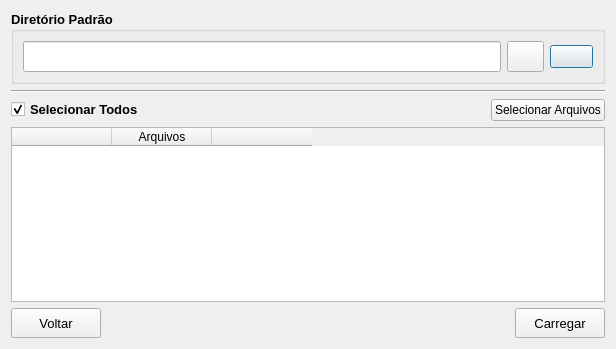
<?xml version="1.0" encoding="UTF-8"?>
<ui version="4.0">
 <class>DImportarArquivos</class>
 <widget class="QDialog" name="DImportarArquivos">
  <property name="geometry">
   <rect>
    <x>0</x>
    <y>0</y>
    <width>616</width>
    <height>349</height>
   </rect>
  </property>
  <property name="windowTitle">
   <string>Importar Arquivos</string>
  </property>
  <property name="windowIcon">
   <iconset resource="auditoriafiscal.qrc">
    <normaloff>:/imagens/infraestrutura/recursos/imagens/sped.png</normaloff>:/imagens/infraestrutura/recursos/imagens/sped.png</iconset>
  </property>
  <layout class="QGridLayout" name="gridLayout_4">
   <item row="0" column="0">
    <widget class="QGroupBox" name="groupBox">
     <property name="font">
      <font>
       <pointsize>10</pointsize>
       <weight>75</weight>
       <bold>true</bold>
      </font>
     </property>
     <property name="title">
      <string>Diretório Padrão</string>
     </property>
     <layout class="QGridLayout" name="gridLayout">
      <item row="0" column="0">
       <widget class="QLineEdit" name="leDiretorioPadrao">
        <property name="minimumSize">
         <size>
          <width>0</width>
          <height>31</height>
         </size>
        </property>
       </widget>
      </item>
      <item row="0" column="2">
       <widget class="QPushButton" name="pbSelecionarDiretorioPadrao">
        <property name="toolTip">
         <string>Clique &lt;b&gt;aqui&lt;/b&gt; para selecionar o diretório padrão.</string>
        </property>
        <property name="text">
         <string/>
        </property>
        <property name="icon">
         <iconset resource="auditoriafiscal.qrc">
          <normaloff>:/imagens/infraestrutura/recursos/imagens/open.png</normaloff>:/imagens/infraestrutura/recursos/imagens/open.png</iconset>
        </property>
        <property name="iconSize">
         <size>
          <width>25</width>
          <height>25</height>
         </size>
        </property>
       </widget>
      </item>
      <item row="0" column="1">
       <widget class="QPushButton" name="pbLimpar">
        <property name="minimumSize">
         <size>
          <width>37</width>
          <height>31</height>
         </size>
        </property>
        <property name="maximumSize">
         <size>
          <width>37</width>
          <height>31</height>
         </size>
        </property>
        <property name="toolTip">
         <string>Clique &lt;b&gt;aqui&lt;/b&gt; para &lt;b&gt;limpar&lt;/b&gt; o diretório padrão.</string>
        </property>
        <property name="text">
         <string/>
        </property>
        <property name="icon">
         <iconset resource="auditoriafiscal.qrc">
          <normaloff>:/imagens/infraestrutura/recursos/imagens/limpar.png</normaloff>:/imagens/infraestrutura/recursos/imagens/limpar.png</iconset>
        </property>
        <property name="iconSize">
         <size>
          <width>25</width>
          <height>25</height>
         </size>
        </property>
       </widget>
      </item>
     </layout>
    </widget>
   </item>
   <item row="1" column="0">
    <widget class="Line" name="line">
     <property name="orientation">
      <enum>Qt::Horizontal</enum>
     </property>
    </widget>
   </item>
   <item row="2" column="0">
    <layout class="QGridLayout" name="gridLayout_3">
     <item row="0" column="2">
      <widget class="QPushButton" name="pbSelecionarArquivos">
       <property name="text">
        <string>Selecionar Arquivos</string>
       </property>
       <property name="icon">
        <iconset resource="auditoriafiscal.qrc">
         <normaloff>:/imagens/infraestrutura/recursos/imagens/icon-visualizar.png</normaloff>:/imagens/infraestrutura/recursos/imagens/icon-visualizar.png</iconset>
       </property>
      </widget>
     </item>
     <item row="1" column="0" colspan="3">
      <widget class="QTableWidget" name="tbwArquivos">
       <attribute name="verticalHeaderVisible">
        <bool>false</bool>
       </attribute>
       <column>
        <property name="text">
         <string/>
        </property>
       </column>
       <column>
        <property name="text">
         <string>Arquivos</string>
        </property>
        <property name="textAlignment">
         <set>AlignCenter</set>
        </property>
       </column>
       <column>
        <property name="text">
         <string/>
        </property>
       </column>
      </widget>
     </item>
     <item row="0" column="1">
      <spacer name="horizontalSpacer_2">
       <property name="orientation">
        <enum>Qt::Horizontal</enum>
       </property>
       <property name="sizeHint" stdset="0">
        <size>
         <width>40</width>
         <height>20</height>
        </size>
       </property>
      </spacer>
     </item>
     <item row="0" column="0">
      <widget class="QCheckBox" name="chkSelecionarTodos">
       <property name="font">
        <font>
         <pointsize>10</pointsize>
         <weight>75</weight>
         <bold>true</bold>
        </font>
       </property>
       <property name="text">
        <string>Selecionar Todos</string>
       </property>
       <property name="checked">
        <bool>true</bool>
       </property>
      </widget>
     </item>
    </layout>
   </item>
   <item row="3" column="0">
    <layout class="QGridLayout" name="gridLayout_2">
     <item row="0" column="0">
      <widget class="QPushButton" name="pbVoltar">
       <property name="minimumSize">
        <size>
         <width>90</width>
         <height>30</height>
        </size>
       </property>
       <property name="font">
        <font>
         <pointsize>10</pointsize>
        </font>
       </property>
       <property name="text">
        <string>Voltar</string>
       </property>
       <property name="icon">
        <iconset resource="auditoriafiscal.qrc">
         <normaloff>:/imagens/infraestrutura/recursos/imagens/seta_esquerda.png</normaloff>:/imagens/infraestrutura/recursos/imagens/seta_esquerda.png</iconset>
       </property>
       <property name="iconSize">
        <size>
         <width>20</width>
         <height>20</height>
        </size>
       </property>
      </widget>
     </item>
     <item row="0" column="1">
      <spacer name="horizontalSpacer">
       <property name="orientation">
        <enum>Qt::Horizontal</enum>
       </property>
       <property name="sizeHint" stdset="0">
        <size>
         <width>408</width>
         <height>20</height>
        </size>
       </property>
      </spacer>
     </item>
     <item row="0" column="2">
      <widget class="QPushButton" name="pbCarregar">
       <property name="minimumSize">
        <size>
         <width>90</width>
         <height>30</height>
        </size>
       </property>
       <property name="font">
        <font>
         <pointsize>10</pointsize>
        </font>
       </property>
       <property name="text">
        <string>Carregar</string>
       </property>
       <property name="icon">
        <iconset resource="auditoriafiscal.qrc">
         <normaloff>:/imagens/infraestrutura/recursos/imagens/ok_45.png</normaloff>:/imagens/infraestrutura/recursos/imagens/ok_45.png</iconset>
       </property>
       <property name="iconSize">
        <size>
         <width>20</width>
         <height>20</height>
        </size>
       </property>
      </widget>
     </item>
    </layout>
   </item>
  </layout>
 </widget>
 <resources>
  <include location="auditoriafiscal.qrc"/>
 </resources>
 <connections/>
</ui>
